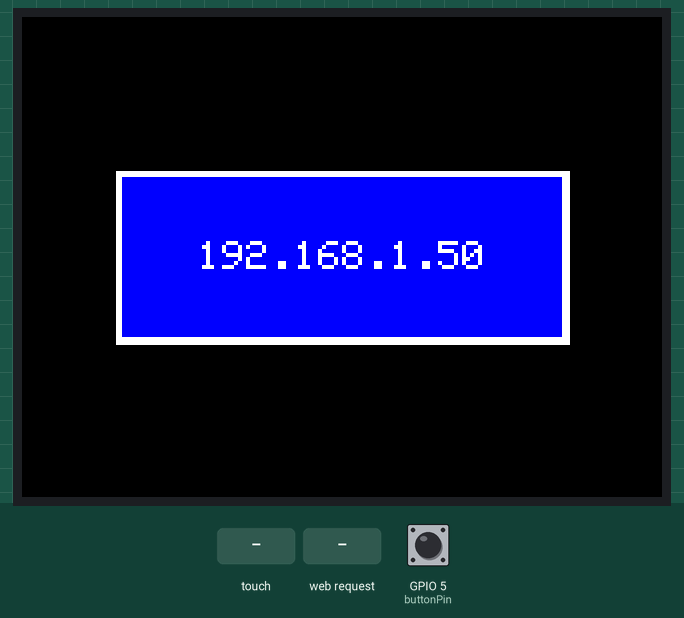
A program run on a simulated ESP8266 (Wemos D1 mini). Shown: 320×240 colour display. The test bench sets the inputs (shaded band); at power-on: GPIO 5 (buttonPin) LOW. WiFi joins after 1.5 s; servers stay silent unless stated; storage starts empty; EEPROM starts erased; what the program prints to the serial monitor is not drawn.

Above: at 4.4 s.
At 8.6 s:
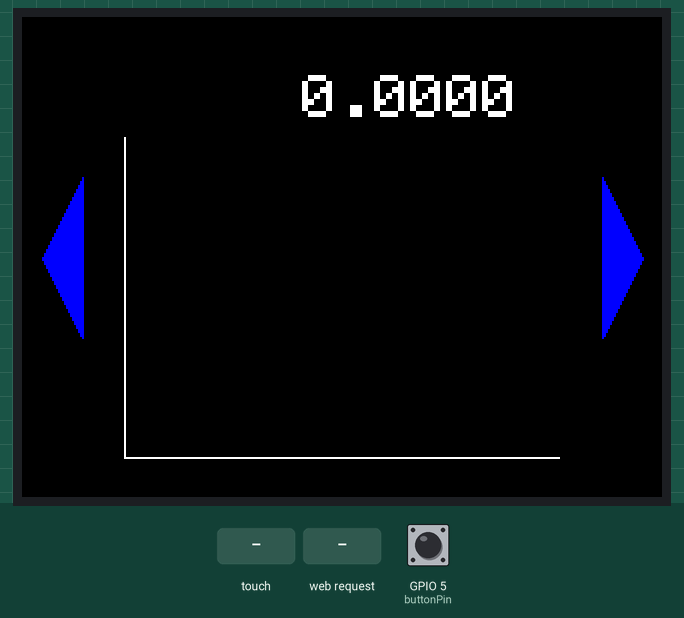
8.7 s: touch panel pressed at 38 % / 30 % of its raw x / y range
At 9.6 s:
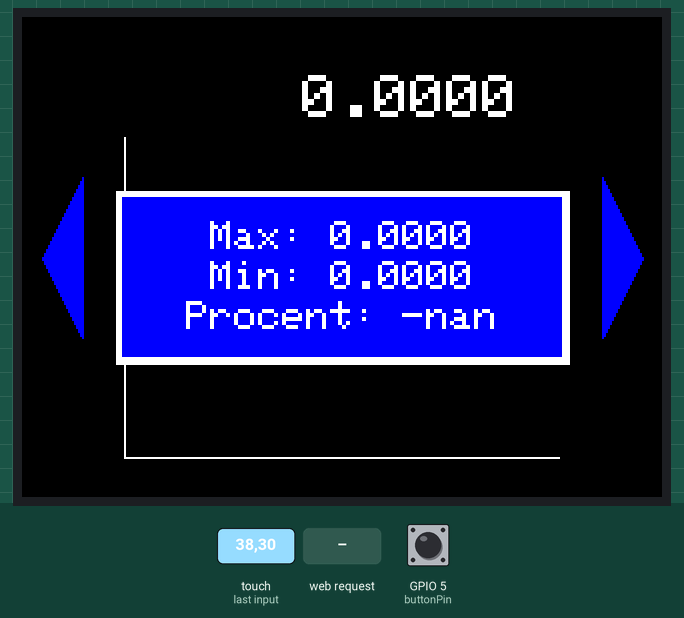
10.3 s: HTTP request GET / received
11.8 s: HTTP request GET /server.css received
13.3 s: HTTP request GET /get received
Timing chart, 0 to 15.8 s (numbered marks = the images above; inputs shaded):
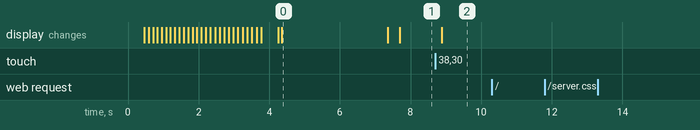

Measured:
- after the input at 8.7 s, the display: changes after 0.18 s (image 2)
- after the input at 10.3 s, every drawn part: stays the same
- after the input at 11.8 s, every drawn part: stays the same
- after the input at 13.3 s, every drawn part: stays the same
- what the display in image 0 shows lasts 3.0 s, from 4.4 s to 7.4 s

The program:

main.cpp
```cpp
/// @file
#include <main.h>

void updateAll();

void setup()
{
  pinMode(buttonPin, INPUT);
  Serial.begin(115200);
  Serial.println();
  initEeprom();
  display.init();
  LittleFS.begin();

  buttonState = digitalRead(buttonPin);
  if (buttonState){
    clearEeprom();
  }

  /* GET DATA OF THE EEPROM AND DUMP IT VIA SERIAL */
  uint8_t** valuesOutEeprom = getConfigFormEeprom();
  // dumbDataEeprom();
  /* IF FOUND TWO PARAMETERS, SETUP STATION ELSE AP */
  if (checkIfNotEmpty(valuesOutEeprom) == 2){
    if (Serial){
      Serial.println("Start the STA mode, data valid in the eeprom");
    }
    // ! Start the STA mode, data valid in the eeprom
    /* GET THE PARAMETERS IN SEPAERATE VARIABLES */
    char* ssidFromEeprom = extractParameter(valuesOutEeprom, 0);
    char* pswFromEeprom = extractParameter(valuesOutEeprom, 1);
    /* SETUP STATION MODE */
    WiFi.mode(WIFI_STA);
    /* USE DATA OUT THE EEPROM */
    WiFi.begin(ssidFromEeprom, pswFromEeprom);
    display.boot();
    if (WiFi.waitForConnectResult() != WL_CONNECTED) {
      Serial.println("WiFi Failed!");
    } else {
      Serial.print("\r\nIP Address: ");
      Serial.println(WiFi.localIP());
      STATION = true;

      server.on("/", HTTP_GET, handleOnHomeSTA);
      server.on("/server.css", HTTP_GET, handleOnHomeSTACSS);
      server.onNotFound(handleNotFound);
      server.begin();
    }
  }

  if (STATION == false) {
    if (Serial){
      Serial.println("Setup AP, no data in eeprom");
    }
    // ! Setup AP, no data in eeprom
    #if(STANDARD_CONFIG_AP)
      setupSoftApConfig();
      setupSoftAp();
    #else
      AsyncWebServer server(WIFI_AP_PORT);
      setupSoftApConfig(LOCAL_IP, GATEWAY, SUBNET);
      setupSoftAp(WIFI_AP_SSID, WIFI_AP_P SW);
    #endif

    server.on("/", HTTP_GET, handleOnHomeAP);
    server.on("/get", HTTP_GET, handleGetDataAP);
    server.onNotFound(handleNotFound);
    server.begin();
    display.boot();
  }

  if (STATION) {
    updateAll();
    display.setToDefault();
    display.clear(ILI9341_BLACK);
    for (uint8_t i = 0; i < 8; i++){
      display.placeBoxtInCenter(X_CENTER, Y_CENTER, 220 + i, 80 + i, ILI9341_WHITE);
    }
    display.placeBoxtInCenter(X_CENTER, Y_CENTER, 220, 80, ILI9341_BLUE, true);
    display.placeTextInCenter(WiFi.localIP().toString(), X_CENTER, Y_CENTER,2, ILI9341_WHITE);
    delay(3000);

    display.drawTriangleButton(10, Y_CENTER, 30, (Y_CENTER  + Y_CENTER/3), 30, (Y_CENTER  - Y_CENTER/3), &buttonLeft, ILI9341_BLUE);
    display.drawTriangleButton((DISPLAY_X_MAX - 10), Y_CENTER, (DISPLAY_X_MAX - 30), (Y_CENTER  + Y_CENTER/3), (DISPLAY_X_MAX - 30), (Y_CENTER  - Y_CENTER/3), &buttonRight, ILI9341_BLUE);
    display.drawRectButton(40, 60, 238, 160, &buttonGraph);
  } else {
    display.showInitScreenAp();
  }

}

void loop() {

  if (STATION) {
    if (display.ts.touched()){
      delay(25);
      if (display.ts.touched()){
        tsPressed = true;
      }
    }

    if (!display.ts.touched() && tsPressed && !tsReleased){
        tsReleased = true;
    }

    if (!display.ts.touched() && tsPressed && tsReleased){
      TS_Point p = display.ts.getPoint();
      p.x = map(p.x, TS_MAXX, TS_MINX, display.tft.width(), 0);
      p.y = map(p.y, TS_MAXY, TS_MINY, display.tft.height(), 0);
      if(display.checkIfPressed(&buttonLeft, p.x, p.y)){
        if (indexGraph == 0){
          indexGraph = amountOfCoins - 1;
        } else {
          indexGraph--;
        }
      } else if(display.checkIfPressed(&buttonRight, p.x, p.y)){
        if (indexGraph == amountOfCoins - 1){
          indexGraph = 0;
        } else {
          indexGraph++;
        }
      } else if(display.checkIfPressed(&buttonGraph, p.x, p.y)) {
        showData = !showData;
      }
      tsPressed = false;
      tsReleased = false;
      flagUpdateScreen = true;
    }

    if (flagUpdateScreen){
      // Show pop up menu and intel
      if (showData == false){
        // get last 8 points out db.
        httpHandler.requestGetListDataCoin(arrayOfCoins, indexGraph, DATAPOINTS_GRAPH, &dataForGraph, true);
        // flush area
        display.tft.fillRect(0, 0, DISPLAY_X_MAX, 60, ILI9341_BLACK);
        display.tft.fillRect(40, 60, 240, 160, ILI9341_BLACK);
        display.drawGraph(&dataForGraph, 51, 220, 217, 160, 10);
        // Plot coin name
        display.tft.setCursor(10, 15);
        char coinName[4];
        for (uint8_t i = 0; i < 4; i++){
            coinName[i] = arrayOfCoins[indexGraph][i];
        }
        display.tft.setTextSize(5);
        display.tft.print(coinName);
        // plot last price know in DB
        display.tft.setCursor(140, 29);
        display.tft.setTextSize(3);
        memset(bufferDisplay, 0, 32);
        sprintf(bufferDisplay, "%0.4f", dataForGraph.rawXAxis[DATAPOINTS_GRAPH - 1]);
        display.tft.print(bufferDisplay);
      } else {
        for (uint8_t i = 0; i < 8; i++){
          display.placeBoxtInCenter(X_CENTER, Y_CENTER + 10, 220 + i, 80 + i, ILI9341_WHITE);
        }
        display.placeBoxtInCenter(X_CENTER, Y_CENTER + 10, 220, 80, ILI9341_BLUE, true);
        sprintf(bufferDisplay, "Max: %0.4f", dataForGraph.maxMin[0]);
        display.placeTextInCenter(bufferDisplay, X_CENTER, Y_CENTER - 10, 2, ILI9341_WHITE);
        sprintf(bufferDisplay, "Min: %0.4f", dataForGraph.maxMin[1]);
        display.placeTextInCenter(bufferDisplay, X_CENTER, Y_CENTER + 10, 2, ILI9341_WHITE);
        sprintf(bufferDisplay, "Procent: %0.4f", dataForGraph.procent);
        display.placeTextInCenter(bufferDisplay, X_CENTER, Y_CENTER + 30, 2, ILI9341_WHITE);
      }
      flagUpdateScreen = false;
    }


    unsigned long currentMillis = millis();
    if (currentMillis - previousMillis >= INTERVAL_UPDATE) {
      previousMillis = currentMillis;
      if (Serial){
        Serial.println("void loop(), time over, time to update");
      }
      updateAll();
    }
  }
}

void updateAll(){
  // 1D array
  uint8_t* arrayCoins = httpHandler.requestGetCoinsDatabase(false);
  saveCoinsToEeprom(arrayCoins, true);
  dumbDataEeprom();
  // 2D array
  arrayOfCoins = httpHandler.fillArrayWithCoinIds(arrayCoins);
  listCoins(arrayOfCoins);

  for (uint8_t j = 0; j < MAX_NUMBER_OF_COINS; j++){
    char coinName[4];
    for (uint8_t k = 0; k < BYTES_PER_ID_COIN; k++){
      if (arrayOfCoins[j][k] != '\0'){
        coinName[k] = arrayOfCoins[j][k];
      } else {
        coinName[k] = '\0';
      }
    }
    if (strlen(coinName) >= BYTES_PER_ID_COIN - 2){
      amountOfCoins++;
      httpHandler.requestFromApi(coinName, &infoCoin, true);
      httpHandler.requestInsertDataCoin(&infoCoin, true);
    }
  }
}
```

main.h
```cpp
/// @file
#ifndef MAIN_H
#define MAIN_H
#include <LittleFS.h>
#include <ESPAsyncTCP.h>
#include <ESPAsyncWebServer.h>

/* ADDED HEADER FILES SELFMADE */
#include <wifiHandler.h>
#include <displayHandler.h>
#include <eepromHandler.h>
#include <requestHandler.h>

unsigned long previousMillis = 0;
const int buttonPin = 5;
uint8_t buttonState = 0;

#define INTERVAL_UPDATE 60*1000

uint8_t STATION = false;
uint8_t FIRSTRUN = true;
uint8_t tsPressed = false;
uint8_t tsReleased = false;
uint8_t indexGraph = 0;
uint8_t amountOfCoins = 0;
uint8_t flagUpdateScreen = true;
uint8_t showData = false;

requestHandler httpHandler;
displayHandler display;
namePriceTimeStruct infoCoin;
sizeButtonStruct buttonLeft;
sizeButtonStruct buttonRight;
sizeButtonStruct buttonGraph;
dataGraphStruct dataForGraph;
uint8_t** arrayOfCoins;
static char bufferDisplay[32];

#define STANDARD_CONFIG_AP   true

/*
  ! optional IP stettings can be used to override the default settings,
  ! set STANDARD_CONFIG_AP to false to use.
*/
#if(!STANDARD_CONFIG_AP)
  #define WIFI_AP_SSID  "Own SSID"
  #define WIFI_AP_PSW   "OWn PSW"
  IPAddress LOCAL_IP(192,168,1,1);
  IPAddress GATEWAY(192,168,1,1);
  IPAddress SUBNET(255,255,255,0);
  #define WIFI_AP_PORT  80
  AsyncWebServer server(WIFI_AP_PORT);
#else
AsyncWebServer server(WIFI_AP_STANDARD_PORT);
#endif

#endif // MAIN_H
```
